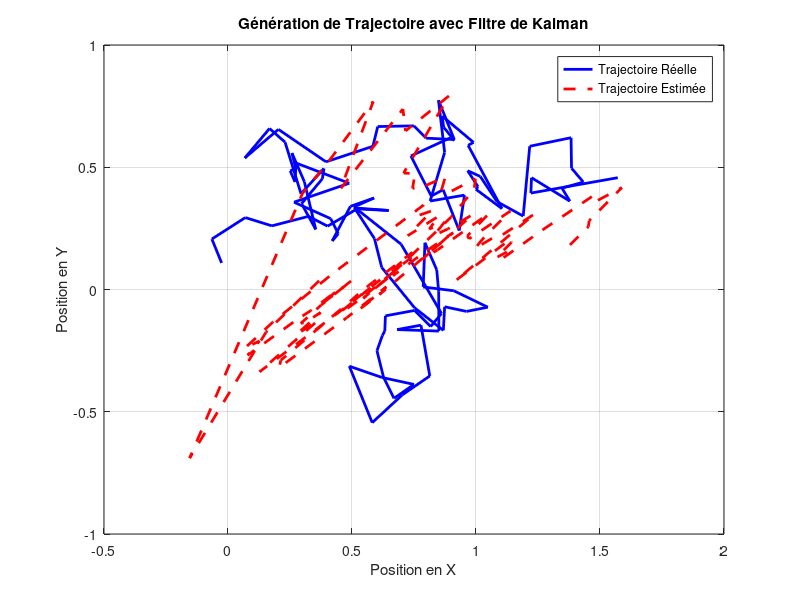

Source code (MATLAB):
%% Filtre de Kalman 
% -----------------------------------------------------------------------------
% L'objectif est de generer une trajectoire que nous bruiterons plus tard
% afin d'appliquer le filtre de Kalman sur cette derniere et se rendre
% compte de ses performances.
% -----------------------------------------------------------------------------
clear, close all; 
% Paramètres du système
dt = 0.1;  % Intervalle de temps ou tech 
A = [1 dt; 0 1];  % Matrice de transition du système
H = [1 0];  % Matrice d'observation

% Processus de bruit blanc
Q = 0.01 * eye(2);  % Covariance du bruit du processus dictee par un ecart type 
R = 0.1;  % Covariance du bruit de mesure

% Initialisation des variables
x_true = [0; 0];  % Position réelle
x_est = [0; 0];  % Estimation de la position
P = eye(2);  % Covariance de l'estimation

% Génération de la trajectoire et application du filtre de Kalman
num_steps = 100;
true_trajectory = zeros(2, num_steps);
estimated_trajectory = zeros(2, num_steps);

for k = 1:num_steps
    % Génération de la trajectoire réelle 
    x_true = A * x_true + sqrt(Q) * randn(2, 1);

    % Mesure avec bruit
    z = H * x_true + sqrt(R) * randn;

    % Prédiction de l'état
    x_est_pred = A * x_est;
    P_pred = A * P * A' + Q;

    % Mise à jour de l'estimation
    K = P_pred * H' / (H * P_pred * H' + R);
    x_est = x_est_pred + K * (z - H * x_est_pred);
    P = (eye(2) - K * H) * P_pred;

    % Stockage des résultats pour trajectoire réelle et estimée
    true_trajectory(:, k) = x_true;
    estimated_trajectory(:, k) = x_est;
end

% Affichage des résultats
figure;
plot(true_trajectory(1, :), true_trajectory(2, :), 'b-', 'LineWidth', 2, 'DisplayName', 'Trajectoire Réelle');
hold on;
plot(estimated_trajectory(1, :), estimated_trajectory(2, :), 'r--', 'LineWidth', 2, 'DisplayName', 'Trajectoire Estimée');
xlabel('Position en X');
ylabel('Position en Y');
legend('show');
title('Génération de Trajectoire avec Filtre de Kalman');
grid on 
